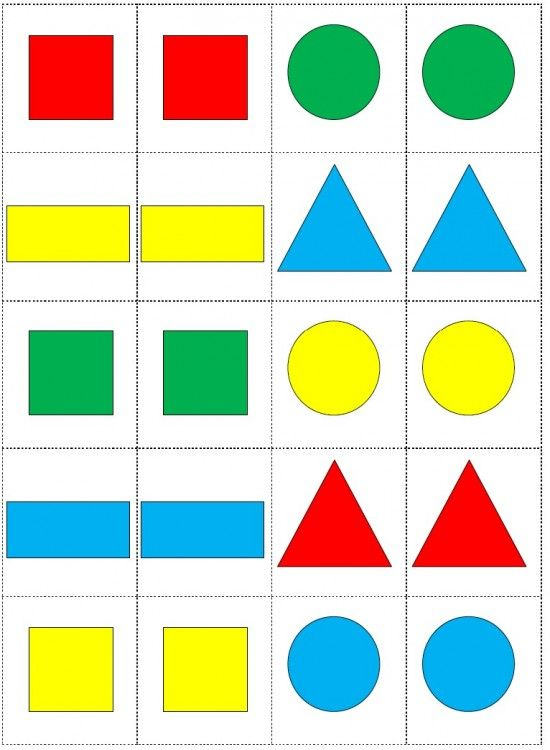
#> input picture ASTIopencvTests/figuras_img.jpg, 550 x 750 px
$ python -i mov_figuras.py   (imports and definitions only)
#> lines starting #> are read from the running program, lines starting #| are printed output that depends on the picture; after the words box and inside, x2 and y2 are one past the last pixel; in counts of white or black regions, pixels touching at a corner belong together
import cv2
import time

from pymata4 import pymata4
from Controller.MotorControllerV2 import MotorControllerV2

# [1 line not run here, left out]

# [1 line that did not run here, left out]
# [1 line that did not run here, left out]

# Iniciar captura de video
# [9 lines not run here, left out]

def getContours(img):
    yes = "y"

    contours, _ = cv2.findContours(img, cv2.RETR_EXTERNAL, cv2.CHAIN_APPROX_NONE)
    for cnt in contours:
        area = cv2.contourArea(cnt)
        if area > 400:
            cv2.drawContours(frame, [cnt], -1, (255, 0, 0), 3)
            perimetro = cv2.arcLength(cnt, True)
            aprox = cv2.approxPolyDP(cnt, 0.02 * perimetro, True)
            objCorner = len(aprox)
            x, y, w, h = cv2.boundingRect(aprox)

            if objCorner == 3:
                r = input("la figura es un Triangulo: (y/n)")
                if yes in r:
                    cap.release()
                    objectType = 'Triangulo'
                    m.changeSpeedInd(75, 75, 67, 67)
                    m.forward()
                    time.sleep(dis_recto (1200))
                    m.stopcar()
                    time.sleep(1)
                    m.changeSpeedInd(95, 95, 62, 62)
                    m.right()
                    time.sleep(dis_derecha (248))
                    m.stopcar()
            elif objCorner == 4:
                r = input("la figura es un Rectangulo: (y/n)")
                if yes in r:
                    cap.release()
                    objectType = 'Rectangulo'
                    m.changeSpeedInd(75, 75, 67, 67)
                    m.forward()
                    time.sleep(dis_recto (1733))
                    m.stopcar()
                    time.sleep(1)
                    m.changeSpeedInd(95, 95, 62, 62)
                    m.right()
                    time.sleep(dis_derecha (361) + 0.5)
                    m.stopcar()
            elif objCorner == 10:
                r = input("la figura es un Estrella: (y/n)")
                if yes in r:
                    cap.release()
                    objectType = 'Estrella'
                    m.changeSpeedInd(75, 75, 67, 67)
                    m.forward()
                    time.sleep(dis_recto (1687))
                    m.stopcar()
                    time.sleep(1)
                    m.changeSpeedInd(95, 95, 62, 62)
                    m.left()
                    time.sleep(dis_derecha (17))
                    m.stopcar()
            elif objCorner > 5:
                r = input("la figura es un Cilindro: (y/n)")
                if yes in r:
                    cap.release()
                    objectType = 'Cilindro'
                    m.changeSpeedInd(128, 128, 128, 128)
                    m.forward()
                    time.sleep(dis_recto (649))
                    m.stopcar()
                    time.sleep(1)
                    m.changeSpeedInd(95, 95, 62, 62)
                    m.right()
                    time.sleep(dis_derecha (213))
                    m.stopcar()
            else:
                r = input("la figura es un Arco: (y/n)")
                print(type(y))
                print(type(r))
                if yes in r:
                    cap.release()
                    objectType = 'Arco'
                    m.changeSpeedInd(75, 75, 67, 67)
                    m.forward()
                    time.sleep(dis_recto (35))
                    m.stopcar()
                    time.sleep(1)
                    m.changeSpeedInd(95, 95, 62, 62)
                    m.right()
                    time.sleep(dis_derecha (586))
                    m.stopcar()
            '''
            cv2.rectangle(frame, (x, y), (x + w, y + h), (0, 255, 0), 2)
            cv2.putText(frame, objectType, (x + (w // 2) - 10, y + (h // 2) - 10),
                        cv2.FONT_HERSHEY_COMPLEX, 0.7, (0, 0, 0), 2)
            '''
def dis_recto(mm):

    cm = mm/10
    a =  cm*1.23016
    a = a/18.8396492
    return a

def dis_derecha(mm):

    cm = mm/10
    a = cm*3/25
    return a


# Bucle principal detección de figura:
# [21 lines not run here, left out]

>>> import cv2
>>> picture = cv2.imread('../../ASTIopencvTests/figuras_img.jpg', cv2.IMREAD_GRAYSCALE)
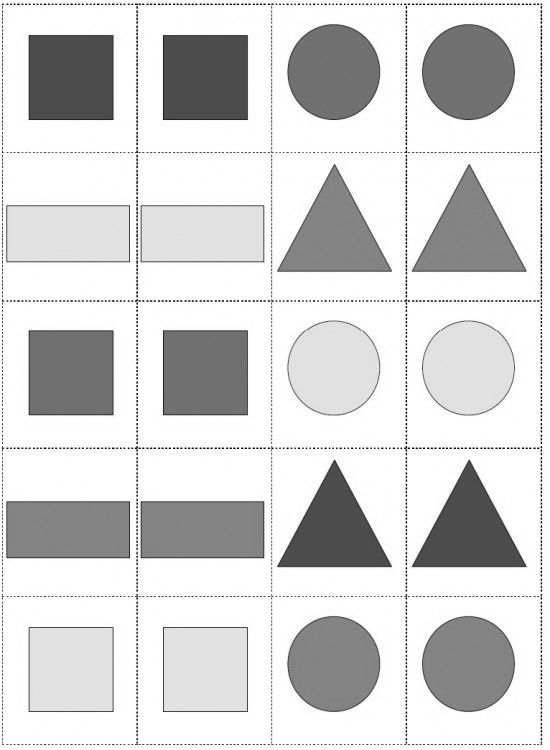
#> picture: shape (750, 550); min 0, max 255, mean 213.4
>>> result = getContours(picture)
#> in getContours, `contours, _ = cv2.findContours(img, cv2.RETR_EXTERNAL, cv2.CHAIN_APPRO..`: contours = 1 contour; box (x1, y1, x2, y2) and area: (0, 0, 550, 750) 411201
#> the loop in getContours, `for cnt in contours:` made 1 pass
#> area on pass 1: 411201
#> (the run stopped early here; a loop or call above may not have finished)
